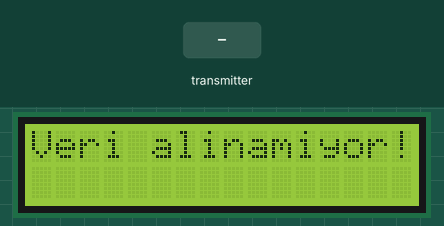
Recording of a sketch running on a simulated Arduino Uno, built with avr-gcc and run on an emulated ATmega328P. Parts: 16×2 character LCD. Inputs (shaded band) come from the test bench. No radio packets arrive unless stated; what the sketch prints to the serial monitor is not drawn.

Above: at 3.3 s.
3.4 s: the transmitter starts sending deger.0 = 0
At 4.8 s:
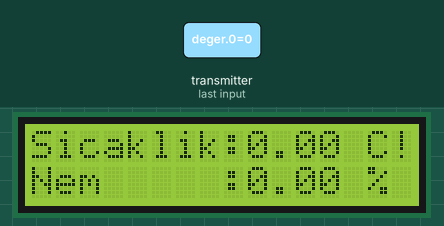
5.4 s: the transmitter starts sending deger.0 = 45
At 8.1 s:
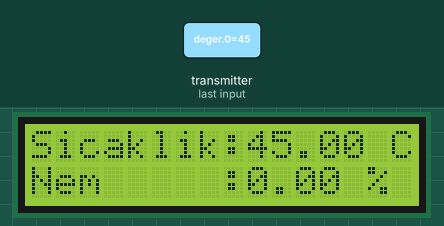
8.4 s: the transmitter starts sending deger.0 = 0
At 10.7 s:
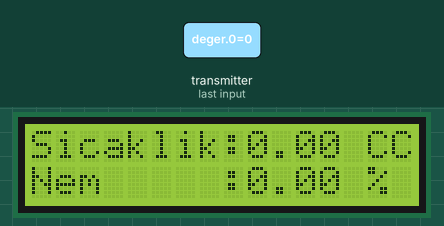
11.4 s: the transmitter starts sending deger.1 = 90
At 14.1 s:
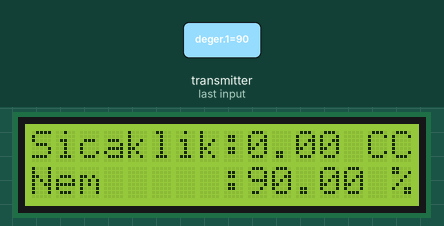
14.4 s: the transmitter starts sending deger.1 = 0
At 16.6 s:
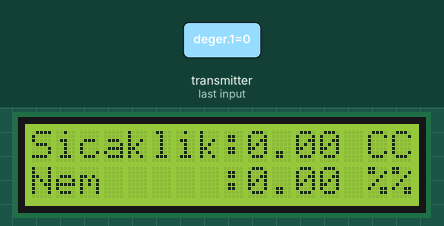
17.4 s: the transmitter starts sending deger.0 = 180
At 20.1 s:
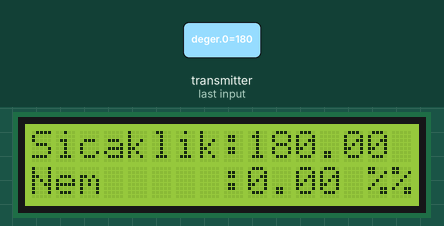
Timing chart, 0 to 21.4 s (numbered marks = the images above; inputs shaded):
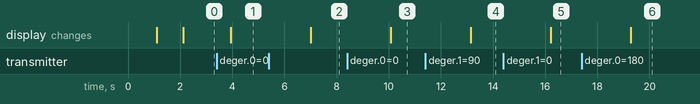

The sketch:

5.2._NRF24L01ile_DHT11_de_erlerini_LCD_ekrana_yazdirma_alici.ino
```cpp
#include <SPI.h>   //kütüphaneler koda eklenir.
#include <nRF24L01.h>
#include <RF24.h>
#include <DHT.h>
#include <Wire.h>
#include <LCD.h>
#include <LiquidCrystal_I2C.h>

LiquidCrystal_I2C lcd(0x27, 2, 1, 0, 4, 5, 6, 7, 3, POSITIVE); //I2C LCD pin uçları tanımlanır.
// (I2C Adres, Enable_pin, Rw_pin, Rs_pin, d4, d5, d6, d7, arkaışık_pin, polarite)

float deger[2]; //2 elemanlı değer isimli bir dizi tanımlanır.

RF24 verici(9, 10); //CE ve CSN pinleri tanımlanır.
const uint64_t veriadresi = 0xE8E8F0F0E1LL; //veri alışverişi yapılacak adres yolu atanır.

void setup(void) {
Serial.begin(9600); //seri veri iletişimi başlatılır.
verici.begin();  //NRF24L01 başlatılır.
verici.openReadingPipe(1, veriadresi);  //veri okuma için veriadresi yolu açılır
verici.startListening();  //Açılan veri yolundan veri dinleme işlemi başlatılır.
lcd.begin(16, 2); //LCDin sütun ve satır sayıları tanımlanarak başlatılır.
lcd.backlight(); //LCD arka plan ışığı başlatılır.
lcd.clear();  //LCD ekran temizlenir.
lcd.print("Sicaklik & Nem");  //Ekrana yazı yazdırılır.
delay(1000); //1 sn beklenir.
lcd.clear(); //LCD ekran temizlenir.
lcd.print("Basliyor....."); //Ekrana yazı yazdırılır.
delay(1000); //1 sn beklenir.
lcd.clear(); //LCD ekran yazdırılır.
}

void loop(void)
{
if ( verici.available() ) //okunacak veri olup olmadığı kontrol edilir.
{
bool degisken = false; //degisken ilk değer false atanır.
while (!degisken) //eğer veri girişi yapılırsa değişken true değeri alır ve program devam eder.
{
degisken = verici.read(deger, sizeof(deger)); //vericiden okunan değer degiskene atanır.
delay(500); //Yarım saniye beklenir.
Serial.println(deger[0]); //okunan veri seri port ekrana yazdırılır.
Serial.println(deger[1]); //okunan veri seri port ekrana yazdırılır.
lcd.setCursor(0, 0); //İmleç ekranın sol üst köşesine getirilir.
lcd.print("Sicaklik:"); //Ekrana Sıcaklık yazdırılır.
lcd.setCursor(0, 1); //İmleç 2. satıra getirilir.
lcd.print("Nem     :"); //Ekrana yazdırılır.
lcd.setCursor(9, 0); //İmleç 9.sütun 1. satıra getirilir...
lcd.print(deger[0]); //vericiden okunan sıcaklık değeri yazdırılır.
lcd.print(" C");  //C yazdırılır.
lcd.setCursor(9, 1);  //İmleç 9.sütun 2.satıra getirilir.
lcd.print(deger[1]);  //vericiden okunan nem değeri yazdırılır.
lcd.print(" %");  //% yazdırılır.
delay(1000); //1 saniye beklenir.
}
}
else
{
lcd.setCursor(0, 0); //eğer vericiden değer alınamazsa imleç sol üst köşeye gider
lcd.print("Veri alinamiyor!"); //Veri alınamıyor yazar...
}
}
```

Measured:
- after the input at 3.4 s, the display: changes after 0.54 s (image 1)
- after the input at 5.4 s, the display: changes after 1.6 s (image 2)
- after the input at 8.4 s, the display: changes after 1.7 s (image 3)
- after the input at 11.4 s, the display: changes after 1.7 s (image 4)
- after the input at 14.4 s, the display: changes after 1.8 s (image 5)
- after the input at 17.4 s, the display: changes after 1.9 s (image 6)
